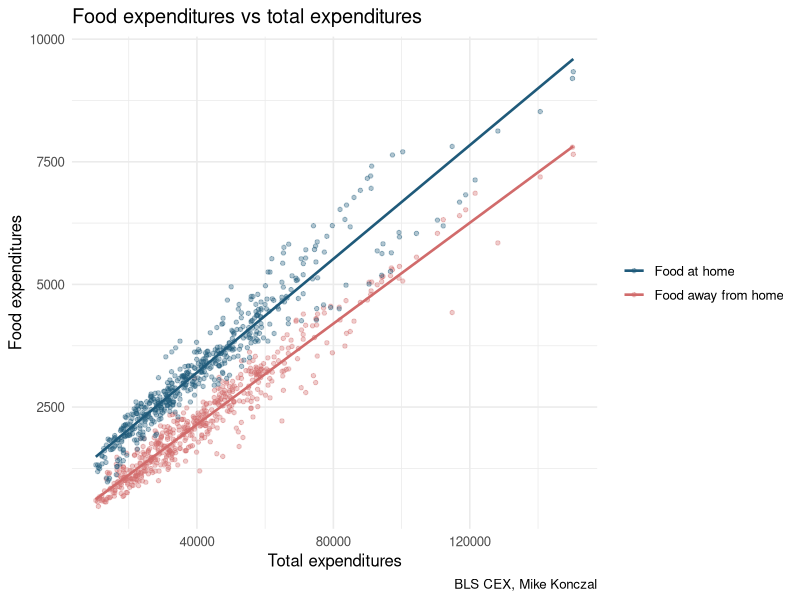
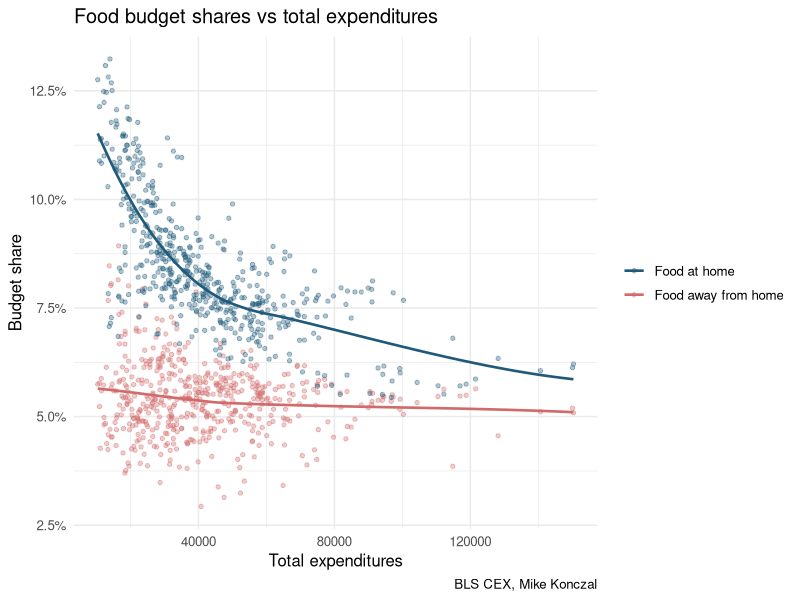

Reproduce these figures in R, in order.
## ---- chunk 1
library(tidyverse)

led <- read_csv("data/food_led_data.csv")
## ---- chunk 2
food_detail <- led %>%
  filter(item_text %in% c("Food at home", "Food away from home")) %>%
  filter(!is.na(total_expend), !is.na(value)) %>%
  mutate(
    item_text = factor(item_text, levels = c("Food at home", "Food away from home")),
    budget_share = value / total_expend
  )

les_fit_at_home <- lm(value ~ total_expend, data = food_detail %>% filter(item_text == "Food at home"))
les_fit_away <- lm(value ~ total_expend, data = food_detail %>% filter(item_text == "Food away from home"))

les_summary_at_home <- summary(les_fit_at_home)
les_summary_away <- summary(les_fit_away)
## ---- chunk 3
list(
  food_at_home = les_summary_at_home,
  food_away_from_home = les_summary_away
)
## ---- chunk 4
ggplot(food_detail, aes(x = total_expend, y = value, color = item_text)) +
  geom_point(alpha = 0.35, size = 1.2) +
  geom_smooth(method = "lm", se = FALSE, linewidth = 0.9) +
  scale_color_manual(values = c("Food at home" = "#1F5A7A", "Food away from home" = "#D16B6B")) +
  labs(
    title = "Food expenditures vs total expenditures",
    x = "Total expenditures",
    y = "Food expenditures",
    color = NULL,
    caption = "BLS CEX, Mike Konczal"
  ) +
  theme_minimal(base_size = 12)
## ---- chunk 5
ggplot(food_detail, aes(x = total_expend, y = budget_share, color = item_text)) +
  geom_point(alpha = 0.35, size = 1.2) +
  geom_smooth(method = "loess", se = FALSE, linewidth = 0.9) +
  scale_color_manual(values = c("Food at home" = "#1F5A7A", "Food away from home" = "#D16B6B")) +
  scale_y_continuous(labels = scales::percent_format(accuracy = 0.1)) +
  labs(
    title = "Food budget shares vs total expenditures",
    x = "Total expenditures",
    y = "Budget share",
    color = NULL,
    caption = "BLS CEX, Mike Konczal"
  ) +
  theme_minimal(base_size = 12)
